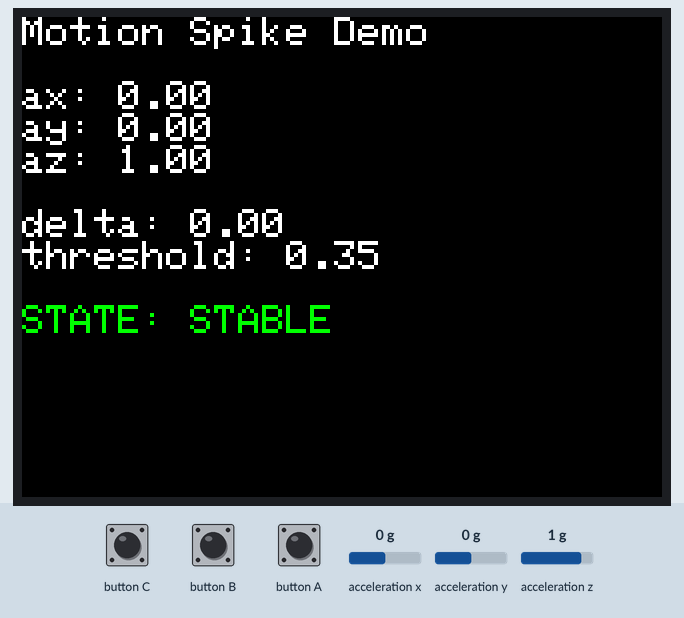
A sketch run on a simulated ESP32. Shown: 320×240 colour display. Inputs (shaded band) come from the test bench; at power-on: acceleration x 0 g, acceleration y 0 g, acceleration z 1 g. What the sketch prints to the serial monitor is not drawn.

Above: at 1.4 s.
1.5 s: acceleration x set to -1.4 g
At 3.4 s:
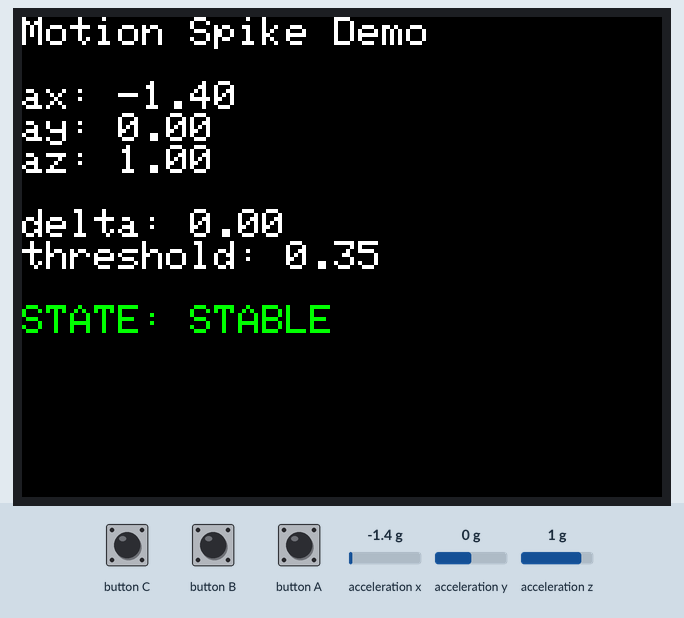
4.5 s: acceleration y set to -0.8 g
At 5.5 s:
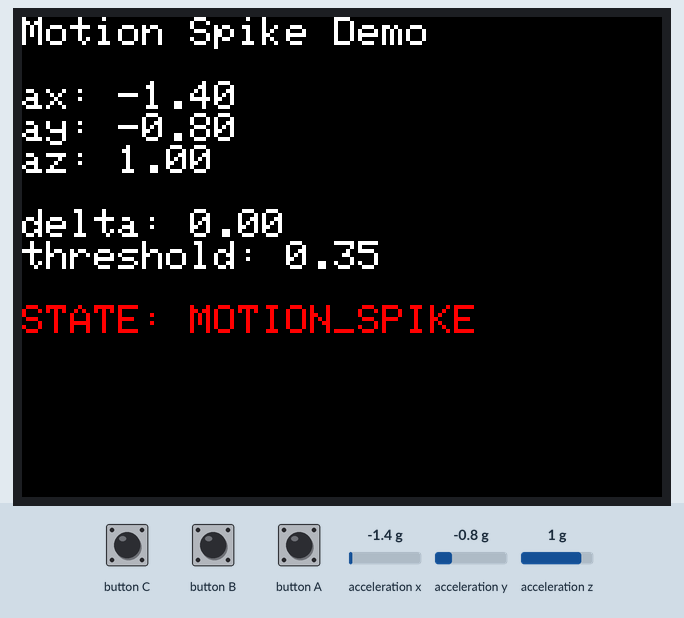
7.5 s: acceleration z set to -1.4 g
At 8.5 s:
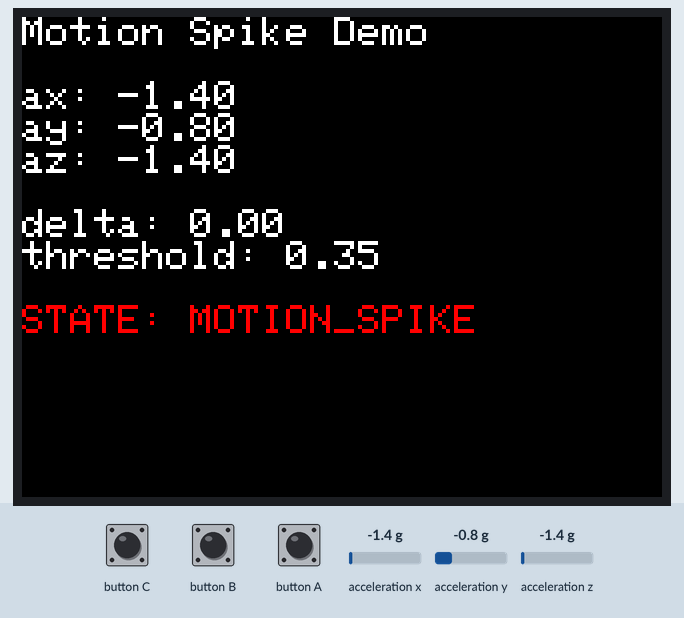
9.4 s: acceleration x set to -0.8 g
At 11.0 s:
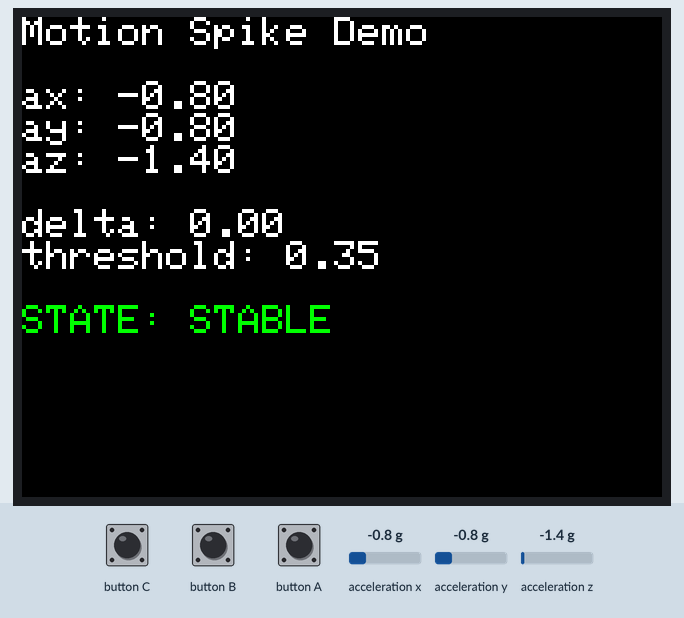
11.2 s: button C pressed for 3.2 s
15.9 s: acceleration y set to 0.8 g
At 17.4 s:
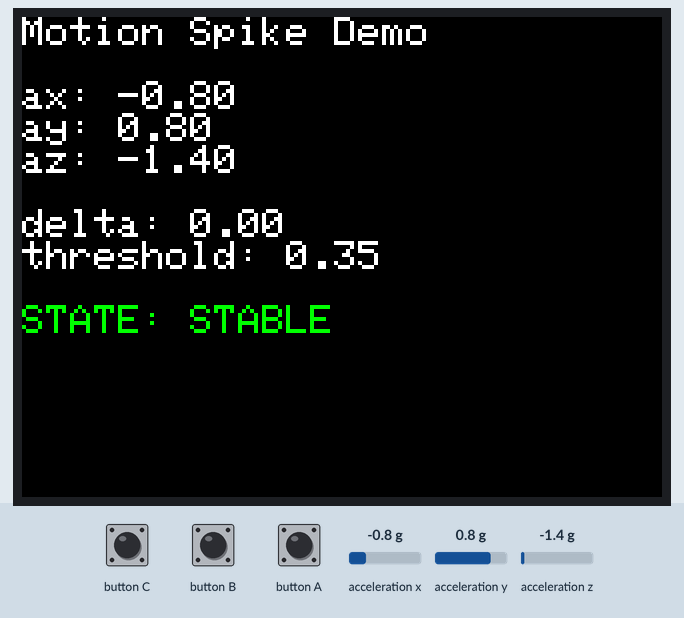
Timing chart, 0 to 18.9 s (numbered marks = the images above; inputs shaded):
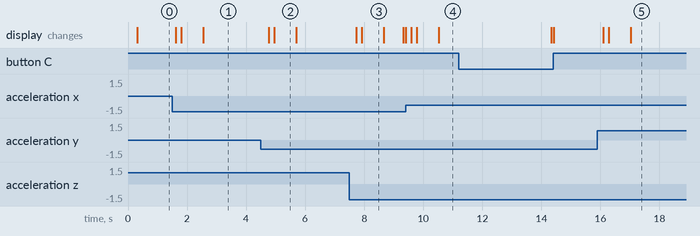

Measured:
- after the input at 1.5 s, the display: first changes after 0.11 s (image 1 shows a later state)
- after the input at 4.5 s, the display: first changes after 0.27 s (image 2 shows a later state)
- after the input at 7.5 s, the display: first changes after 0.24 s (image 3 shows a later state)
- after the input at 9.4 s, the display: first differs from a run without the input after 0.19 s (image 4 shows a later state)
- after the input at 15.9 s, the display: first changes after 0.19 s (image 5 shows a later state)
- what the display in image 2 shows lasts 0.7 s, from 5.0 s to 5.7 s

The sketch:

log_002_motion_spike.ino
```cpp
#include <M5Stack.h>

enum SystemState {
  STABLE,
  MOTION_SPIKE
};

SystemState currentState = STABLE;
SystemState prevState = STABLE;

const float spikeThreshold = 0.35;              // 急変判定しきい値
const unsigned long spikeHoldMs = 800;          // SPIKE表示を保持する時間

float prevAx = 0.0;
float prevAy = 0.0;
float prevAz = 0.0;

bool hasPrevAccel = false;
unsigned long spikeStartTime = 0;

const char* stateToString(SystemState state) {
  switch (state) {
    case STABLE:       return "STABLE";
    case MOTION_SPIKE: return "MOTION_SPIKE";
    default:           return "UNKNOWN";
  }
}

void drawScreen(float ax, float ay, float az, float delta) {
  M5.Lcd.fillScreen(BLACK);
  M5.Lcd.setCursor(0, 0);
  M5.Lcd.setTextSize(2);

  M5.Lcd.setTextColor(WHITE);
  M5.Lcd.println("Motion Spike Demo");

  M5.Lcd.println();
  M5.Lcd.printf("ax: %.2f\n", ax);
  M5.Lcd.printf("ay: %.2f\n", ay);
  M5.Lcd.printf("az: %.2f\n", az);

  M5.Lcd.println();
  M5.Lcd.printf("delta: %.2f\n", delta);
  M5.Lcd.printf("threshold: %.2f\n", spikeThreshold);

  M5.Lcd.println();
  if (currentState == MOTION_SPIKE) {
    M5.Lcd.setTextColor(RED);
    M5.Lcd.println("STATE: MOTION_SPIKE");
  } else {
    M5.Lcd.setTextColor(GREEN);
    M5.Lcd.println("STATE: STABLE");
  }
}

void setup() {
  M5.begin();
  M5.IMU.Init();

  Serial.begin(115200);

  M5.Lcd.setRotation(1);
  M5.Lcd.setTextSize(2);
  M5.Lcd.fillScreen(BLACK);
}

void loop() {
  M5.update();

  float ax, ay, az;
  M5.IMU.getAccelData(&ax, &ay, &az);

  unsigned long now = millis();
  float delta = 0.0;

  if (hasPrevAccel) {
    float dx = ax - prevAx;
    float dy = ay - prevAy;
    float dz = az - prevAz;

    delta = sqrt(dx * dx + dy * dy + dz * dz);

    if (delta >= spikeThreshold) {
      currentState = MOTION_SPIKE;
      spikeStartTime = now;
    }
  } else {
    hasPrevAccel = true;
  }

  if (currentState == MOTION_SPIKE) {
    if (now - spikeStartTime >= spikeHoldMs) {
      currentState = STABLE;
    }
  }

  if (currentState != prevState) {
    Serial.print(stateToString(prevState));
    Serial.print(" -> ");
    Serial.print(stateToString(currentState));
    Serial.print(" | delta=");
    Serial.println(delta, 3);

    prevState = currentState;
  }

  prevAx = ax;
  prevAy = ay;
  prevAz = az;

  drawScreen(ax, ay, az, delta);

  delay(100);
}
```
